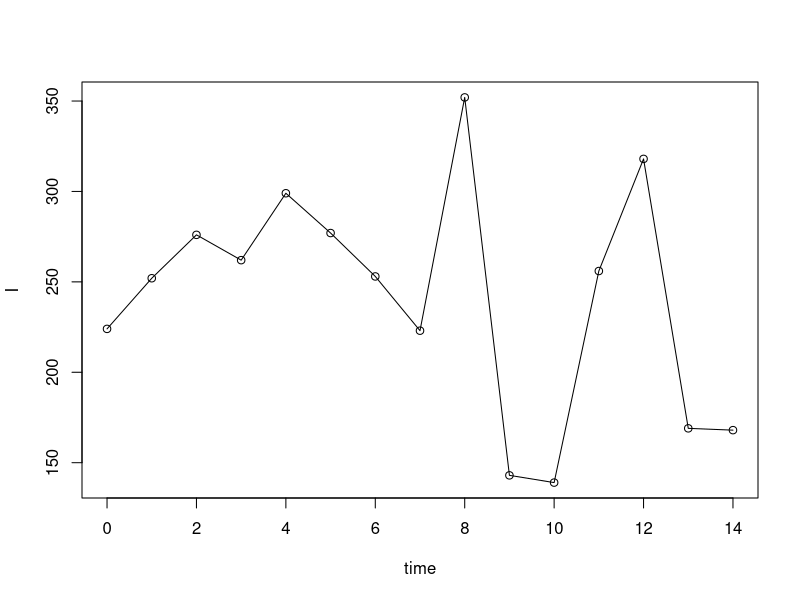

This chart was generated by the following R code:
# Functions stochastic model in Dushoff et al. 2004
# Becky Borchering July 2014

## Code for Gillespie algorithm adapted from Aaron A. King's document: 
## Simulation-based inference using mechanistic models 

## SIRS model for seasonal infection model

## Markov chain transition rates:
## Event              Change                Rate
## Infection          (S,I)->(S-1,I+1)      Beta(t)*I*S/N
## Recovery           (S,I)->(S,I-1)        I/D
## Immunity loss      (S,I)->(S+1,I)        (N-S-I)/L     # Is this change right?  

# Parameter values taken from Fig 1a

parms1a <- c(N=50000,          # total population size
             L=4,								# average duration of immunity (in years)
             D=0.02, 						# mean infectious period (in years)
             beta.0=500,				# R0/D (individuals/year)
             beta.1=0.04        # scaling factor for contact function
)

parms1b <- c(N=500000,          # total population size
             L=8,								# average duration of immunity (in years)
             D=0.025, 						# mean infectious period (in years)
             beta.0=500,				# R0/D (individuals/year)
             beta.1=0.02				# scaling factor for contact function
)

# Seasonal contact function 
Beta <- function(x,B0,B1){
  B0*(1+B1*cos(2*pi*x))
}

SIRS.onestep <- function (t,x, params, ...){
  with(c(as.list(x),params),{
    
    S <- x[2]                ## susceptibles
    I <- x[3]                ## infectious individuals
    
    rates <- c(
      transmission = Beta(t,beta.0,beta.1)*I*S/N, 
      recovery = I/D, 
      immunity.loss = (N-S-I)/L 
    )
#print(c("compartments",I,S,N))
    ## connect the compartments
    transitions <- list(
      transmission = c(-1,1),
      recovery = c(0,-1),
      immunity.loss = c(1,0)
    )
    
    total.rate <- sum(rates)
    
    if (total.rate>0) {
      dt <- rexp(n=1,rate=total.rate)             # time until next event
      event <- sample.int(n=3,size=1,prob=rates)  # determines what event happens
#print(rates)
#print(event)
      dx <- c(dt,transitions[[event]])            # updates S and I based on the event
    } else {
      dt <- Inf
      dx <- c(dt,0,0,0)
    }
    dx
  })
}

  
SIRS.sim <- function(params, t0, times, step.fn, ...) {
    result <- matrix(nrow=length(times),ncol=3)
    colnames(result) <- c("time","S","I")
    result[,1] <- times
    t <- t0
    #x <- c(params[c("S.0","I.0")])
    
    x <- c(t0,params[c("S.0","I.0")])
##    print(x)
## time_steps = 0
    for (k in seq_along(times)) { 
   # if(x[3]>0){
      if (t < times[k]) {
        repeat {
          dx <- step.fn(t,x,params,...)
          t <- t+dx[1]
##print(x[length(x)])
##time_steps = time_steps + 1
##if (time_steps > 10) exit()
          if (t >= times[k]) {
            result[k,-1] <- x[-1]
            x <- x+dx
            break
          }
          x <- x+dx
        }
    } else {
      result[k,-1] <- x[-1]
    }  
  }
#else {break}
  result
#}
}

parms <- c(S.0=5000,I.0=224, parms1a)  
x <- SIRS.sim(params=parms,t0=0,times=seq(from=0,to=14),step.fn=SIRS.onestep)
plot(I~time,type='o',data=as.data.frame(x))

